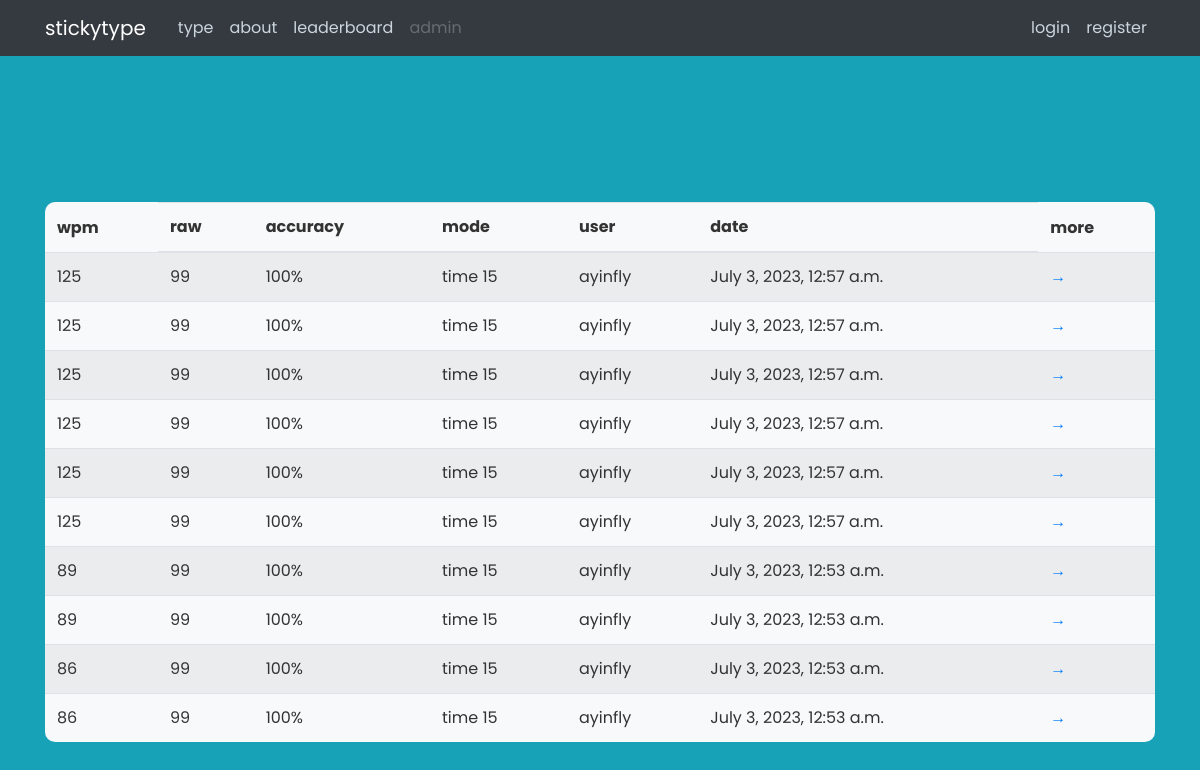
The page /stats/ayinfly on the database as committed earlier.
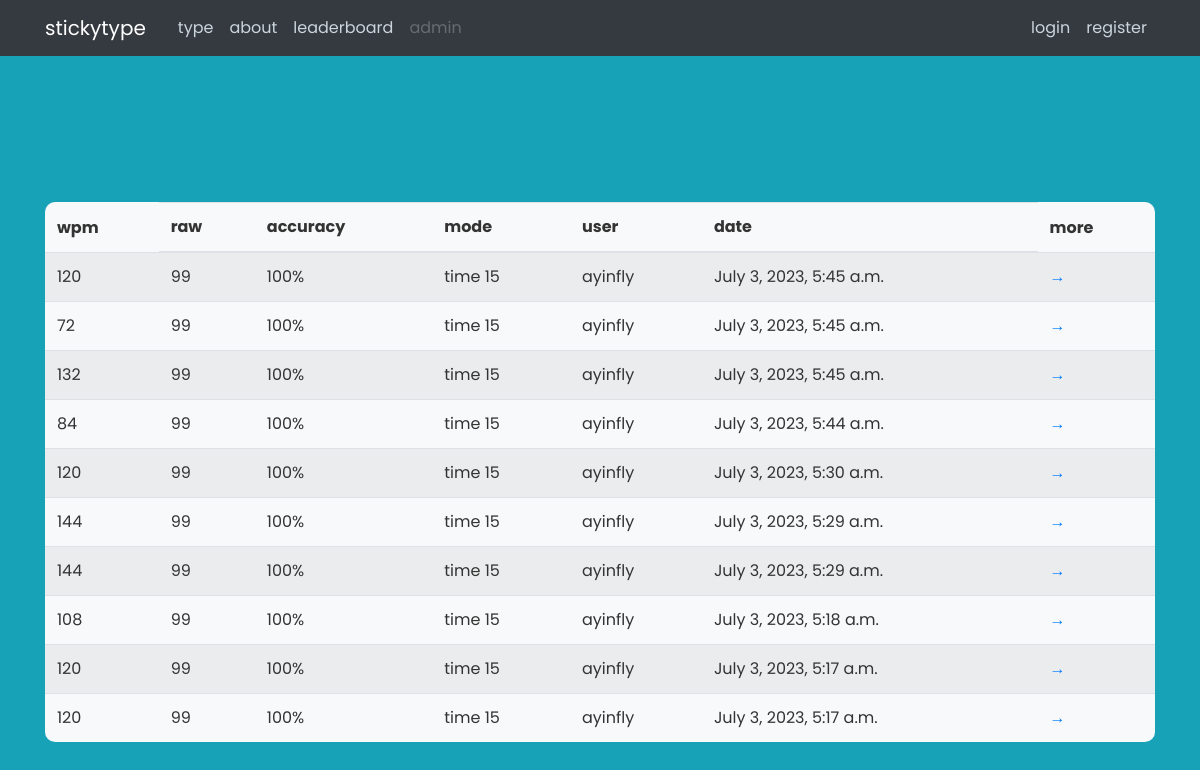
The same page on the database as committed later.
### type/models.py (models this page shows, shortened)
class Stat(models.Model):
    author = models.ForeignKey(User, on_delete=models.CASCADE)
    wpm_total = models.PositiveSmallIntegerField(default=0)
    wpm_raw = models.PositiveSmallIntegerField(default=0)
    time = models.DateTimeField(auto_now_add=True)
    accuracy = models.PositiveSmallIntegerField(default=0)
    mode = models.CharField(max_length=20, default='')

### type/views.py (the view)
# urls.py: path("stats/<str:username>", StatListView.as_view(), name='type-stats'),
class StatListView(ListView):
    model = Stat
    template_name = 'type/stats.html'
    context_object_name = 'stats'
    ordering = ['-time']
    paginate_by = 10
    def get_queryset(self):
        user = get_object_or_404(User, username=self.kwargs.get('username'))
        return Stat.objects.filter(author=user).order_by('-time')

### type/templates/type/stats.html
{% extends "type/base.html" %}
{% block content%}
    <table class="table table-hover table-striped bg-light" style="border-radius: 10px;">
        <thead>
            <tr>
                <th scope="col" style="border: none;">wpm</th>
                <th scope="col">raw</th>
                <th scope="col">accuracy</th>
                <th scope="col">mode</th>
                <th scope="col">user</th>
                <th scope="col">date</th>
                <th scope="col" style="border: none;">more</th>
            </tr>
        </thead>
        <tbody>
            {% for stat in stats %}
                <tr>
                    <td>{{ stat.wpm_total }}</td>
                    <td>{{ stat.wpm_raw }}</td>
                    <td>{{ stat.accuracy }}%</td>
                    <td>{{ stat.mode }}</td>
                    <td>{{ stat.author.username }}</td>
                    <td>{{ stat.time }}</td>
                    <td><a href="{% url 'stat-detail' stat.id %}" class="stretched-link">→</a></td>
                </tr>
            {% endfor %}
        </tbody>
    </table>
{% endblock content%}

Rows that differ between the two databases and show on the page:
no longer on this page (row unchanged): Stat: wpm_total "125", wpm_raw "99", accuracy "100", mode "time 15", author.username "ayinfly", time "July 3, 2023, 12:57 a.m."
no longer on this page (row unchanged): Stat: wpm_total "125", wpm_raw "99", accuracy "100", mode "time 15", author.username "ayinfly", time "July 3, 2023, 12:57 a.m."
no longer on this page (row unchanged): Stat: wpm_total "125", wpm_raw "99", accuracy "100", mode "time 15", author.username "ayinfly", time "July 3, 2023, 12:57 a.m."
no longer on this page (row unchanged): Stat: wpm_total "125", wpm_raw "99", accuracy "100", mode "time 15", author.username "ayinfly", time "July 3, 2023, 12:57 a.m."
no longer on this page (row unchanged): Stat: wpm_total "125", wpm_raw "99", accuracy "100", mode "time 15", author.username "ayinfly", time "July 3, 2023, 12:57 a.m."
no longer on this page (row unchanged): Stat: wpm_total "125", wpm_raw "99", accuracy "100", mode "time 15", author.username "ayinfly", time "July 3, 2023, 12:57 a.m."
no longer on this page (row unchanged): Stat: wpm_total "89", wpm_raw "99", accuracy "100", mode "time 15", author.username "ayinfly", time "July 3, 2023, 12:53 a.m."
no longer on this page (row unchanged): Stat: wpm_total "89", wpm_raw "99", accuracy "100", mode "time 15", author.username "ayinfly", time "July 3, 2023, 12:53 a.m."
no longer on this page (row unchanged): Stat: wpm_total "86", wpm_raw "99", accuracy "100", mode "time 15", author.username "ayinfly", time "July 3, 2023, 12:53 a.m."
no longer on this page (row unchanged): Stat: wpm_total "86", wpm_raw "99", accuracy "100", mode "time 15", author.username "ayinfly", time "July 3, 2023, 12:53 a.m."
added Stat: wpm_total "120", wpm_raw "99", accuracy "100", mode "time 15", author.username "ayinfly", time "July 3, 2023, 5:45 a.m."
added Stat: wpm_total "72", wpm_raw "99", accuracy "100", mode "time 15", author.username "ayinfly", time "July 3, 2023, 5:45 a.m."
added Stat: wpm_total "132", wpm_raw "99", accuracy "100", mode "time 15", author.username "ayinfly", time "July 3, 2023, 5:45 a.m."
added Stat: wpm_total "84", wpm_raw "99", accuracy "100", mode "time 15", author.username "ayinfly", time "July 3, 2023, 5:44 a.m."
added Stat: wpm_total "120", wpm_raw "99", accuracy "100", mode "time 15", author.username "ayinfly", time "July 3, 2023, 5:30 a.m."
added Stat: wpm_total "144", wpm_raw "99", accuracy "100", mode "time 15", author.username "ayinfly", time "July 3, 2023, 5:29 a.m."
added Stat: wpm_total "144", wpm_raw "99", accuracy "100", mode "time 15", author.username "ayinfly", time "July 3, 2023, 5:29 a.m."
added Stat: wpm_total "108", wpm_raw "99", accuracy "100", mode "time 15", author.username "ayinfly", time "July 3, 2023, 5:18 a.m."
added Stat: wpm_total "120", wpm_raw "99", accuracy "100", mode "time 15", author.username "ayinfly", time "July 3, 2023, 5:17 a.m."
added Stat: wpm_total "120", wpm_raw "99", accuracy "100", mode "time 15", author.username "ayinfly", time "July 3, 2023, 5:17 a.m."
